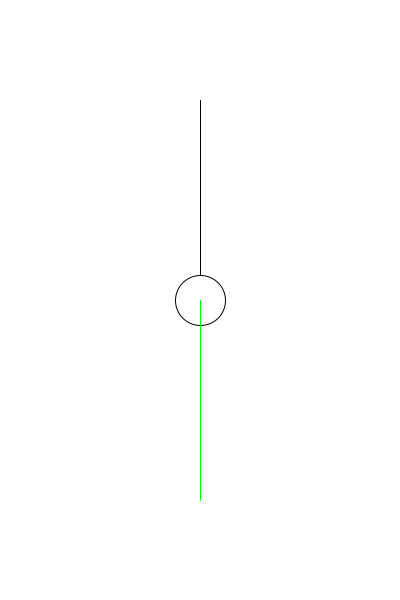
Frame 1 (no input)
Frame 60 (the mouse pressed at the canvas centre just before this capture): identical to frame 1, image omitted
Frame 120 (the mouse held since frame 60 and released just before this capture): identical to frame 1, image omitted

The Processing sketch that drew this single still picture (run headless with seeded random() and noise(); from frame 60 on, the mouse is pressed at the canvas centre):

// Processing sketch: week05_07_pendulum_PVector_normalize_dot_mult
// ── week05_07_pendulum_PVector_normalize_dot_mult.pde
//week05_07_pendulum_PVector_normalize_dot_mult
void setup(){
  size(400,600);
}
float x=200,y=300;
void draw(){
  background(255);
  stroke(0);
  line(200,100,x,y);
  ellipse(x,y,50,50);
  stroke(255,0,0);
  line(x,y,x,y+100);
  PVector d=new PVector(x-200,y-100).normalize();
  PVector d2=new PVector(0,2);
  float g =PVector.dot(d,d2);//cos(a)
  d.mult(100*g);
  stroke(0,255,0);//綠色線往右下
  line(x,y,x+d.x,y+d.y);
  
  PVector N = new PVector(d.y,-d.x).normalize();//長度1
  N.mult(100*sin(acos(g)));//g是cos(a),acos(g)就是角度a
  stroke(0,0,255);//藍色線往右下
  line(x,y,x+N.x,y+N.y);
}
void mouseDragged(){//void mouseDragged()
  x = mouseX;
  y = mouseY;
}
